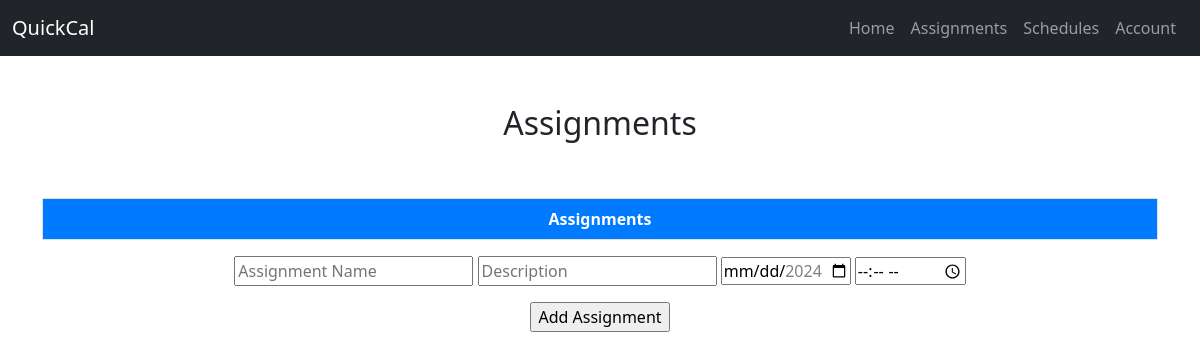
/assignment (signed in), run on an earlier commit of the app's database.
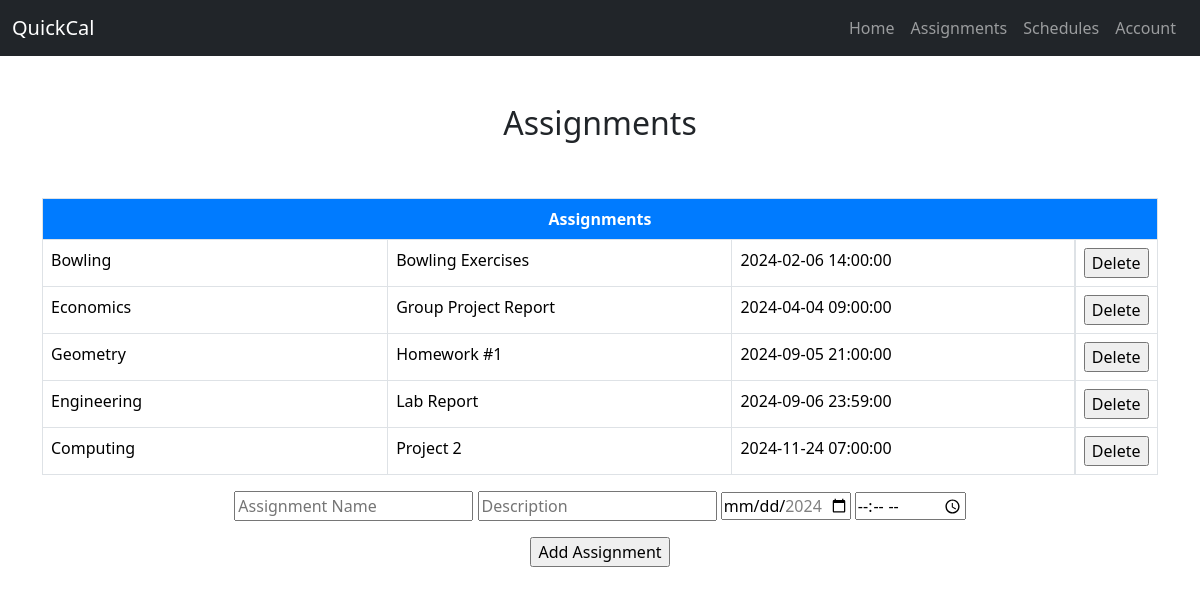
And on a later commit of the database.
### app.py (models this page shows, shortened)
class Assignment(db.Model):
    id = db.Column(db.Integer, primary_key=True)
    title = db.Column(db.String(40), nullable=False)
    due = db.Column(db.DateTime, nullable=False)
    desc = db.Column(db.String(200), nullable=True)
    student_id = db.Column(db.Integer, db.ForeignKey('student.id', ondelete='CASCADE'), nullable=False)

### app.py (the view)
@app.route('/assignment')
@login_required
def assignment():
    assignments = Assignment.query.filter_by(student_id=current_user.id).order_by(Assignment.due).all()
    return render_template('assignment.html', assignments=assignments)

### app.py (called while the page is built)
@login_manager.user_loader
def load_user(user_id):
    return Student.query.get(int(user_id))

### templates/assignment.html (shortened to what this page needs)
{% extends "base.html" %}
{% block content %}
<div class="container mt-5">
    <div class="row">
        <div class="col">
          <h2 class="text-center">Assignments</h2>
        </div>
      </div>
      <div class="row mt-5">
        <div class="col">
            <table class="table table-bordered">
                <thead>
                    <tr>
                        <th colspan="4" scope="col" style="background-color: #007bff; color: #fff; text-align: center;">Assignments</th>
                    </tr>
                </thead>
                <tbody>
                    {% for assignment in assignments %}
                    <tr>
                        <td class="col-4">{{ assignment.title }}</td>
                        <td class="col-4">{{ assignment.desc}}</td>
                        <td class="col-4">{{ assignment.due }}</td>
                        <td class="d-flex flex-row-reverse">
                            <form method="POST" action="/delete">
                                <input type="submit" value="Delete">
                            </form>
                        </td>
                    </tr>
                    {% endfor %}
                </tbody>
            </table>
            <form method="POST" action="/add" class="text-center">
                <input type="text" name="title" id="title" placeholder="Assignment Name" autocomplete="off" required>
                <input type="text" name="description" id="description" placeholder="Description" autocomplete="off" required>
                <input type="date" name="date" id="date" min="2024-01-01" max="2024-12-31" required>
                <input type="time" name="time" id="time" required>
                <br>
                <input type="submit" value="Add Assignment" class="mt-3">
            </form>
        </div>
    </div>
</div>
{% endblock %}

### templates/base.html (shortened to what this page needs)
{% extends "bootstrap/base.html" %}
    {% block navbar %}
        <nav class="navbar navbar-expand-lg navbar-dark bg-dark">
            <div class="container">
                <a class="navbar-brand" href="#">QuickCal</a>
            </div>
            <div class="collapse navbar-collapse pe-3" id="navbarSupportedContent">
                <ul class="navbar-nav ms-auto">
                    <li class="nav-item">
                        <a class="nav-link" href="/year">Home</a>
                    </li>
                    <li class="nav-item">
                        <a class="nav-link" href="/assignment">Assignments</a>
                    </li>
                    <li class="nav-item">
                        <a class="nav-link" href="/schedules">Schedules</a>
                    </li>
                    <li class="nav-item">
                        <a class="nav-link" href="/account">Account</a>
                    </li>
                </ul>
            </div>
        </nav>
    {% endblock %}
    {% block styles %}
        <link href="https://cdn.jsdelivr.net/npm/bootstrap@5.3.3/dist/css/bootstrap.min.css" rel="stylesheet">
    {% endblock %}

What changed in the data, as far as the page shows it:
added Assignment: title "Bowling", desc "Bowling Exercises", due "2024-02-06 14:00:00"
added Assignment: title "Economics", desc "Group Project Report", due "2024-04-04 09:00:00"
added Assignment: title "Geometry", desc "Homework #1", due "2024-09-05 21:00:00"
added Assignment: title "Engineering", desc "Lab Report", due "2024-09-06 23:59:00"
added Assignment: title "Computing", desc "Project 2", due "2024-11-24 07:00:00"
